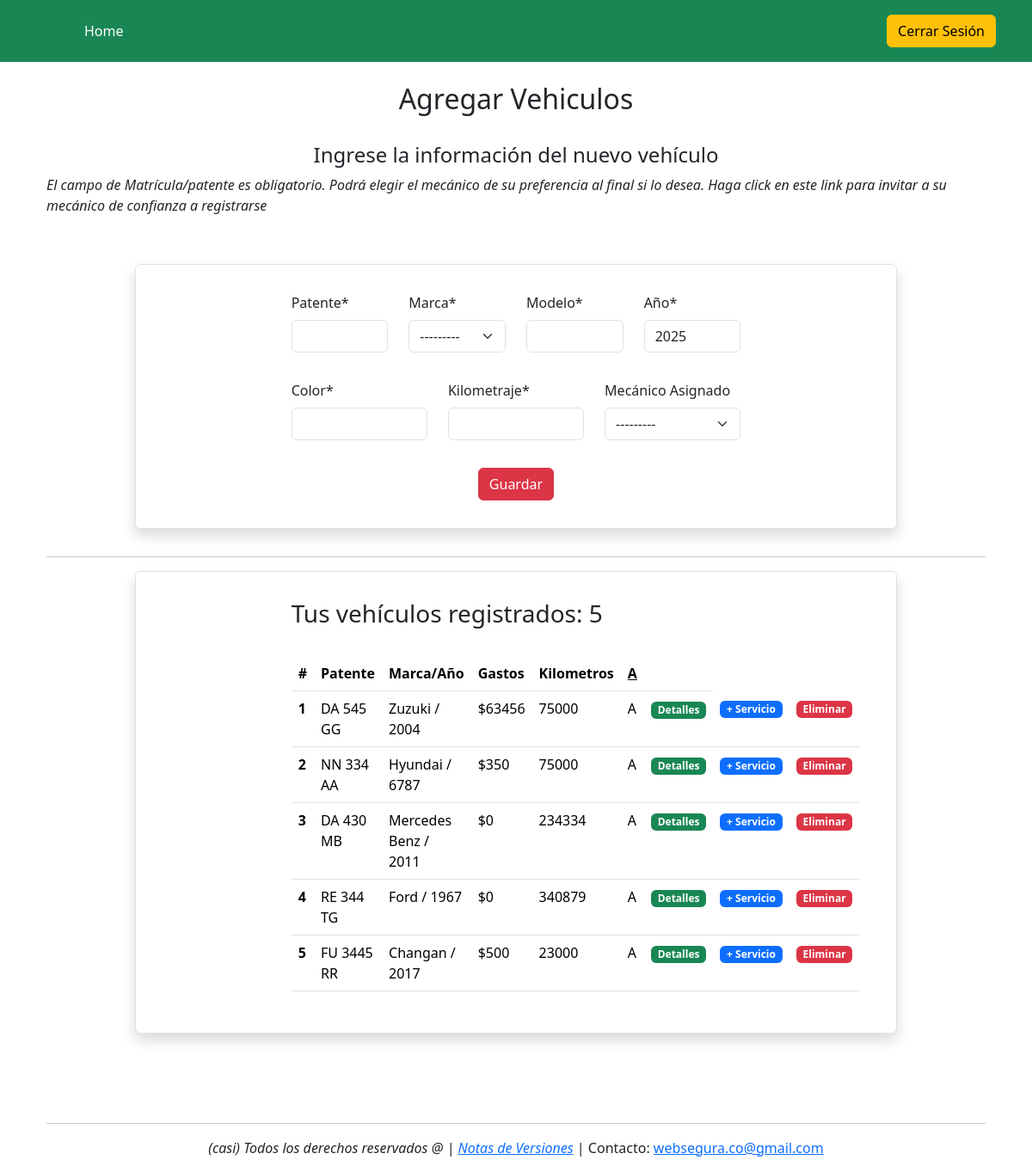
Page /vehicles/ (signed in) on the committed database.
### autocare/models.py (models this page shows, shortened)
class Vehicle(models.Model):
    def current_year():
        return datetime.date.today().year
    owner = models.ForeignKey(User, on_delete=models.CASCADE, verbose_name='Titular', related_name='vehicle_owner')
    plate = models.CharField(max_length=10, verbose_name='Patente')
    brand = models.CharField(max_length=50, choices=BRAND_CHOICES, verbose_name='Marca')
    moddel = models.CharField(max_length=50, verbose_name='Modelo')
    year = models.IntegerField(default=current_year, verbose_name='Año')
    color = models.CharField(max_length=50, verbose_name='Color')
    mileage = models.IntegerField(verbose_name='Kilometraje')
    car_mechanic = models.ForeignKey(User, on_delete=models.CASCADE, blank=True, null=True, verbose_name='Mecánico Asignado', related_name='assigned_mechanic')
    created_at = models.DateField(auto_now_add=True, verbose_name='Fecha Creación')
    def __str__(self):
        return self.plate
    def total_service_cost(self):
        from django.db.models import Sum
        return self.service_set.aggregate(total_cost=Sum('cost'))['total_cost'] or 0

### autocare/views.py (the view, shortened to what this page needs)
# urls.py: path('vehicles/', VehicleListView.as_view(), name='vehicle_list'),
class VehicleListView(ListView):
    model = Vehicle
    template_name = 'cars.html'
    context_object_name = 'vehicles'
    def get_context_data(self, **kwargs):
        context = super().get_context_data(**kwargs)
        user = self.request.user
        context['form'] = VehicleForm()
        context['assigned_vehicles'] = Vehicle.objects.none()
        if user.is_anonymous:
            context['object_list'] = Vehicle.objects.none()
            context['cantidad_vehiculos'] = 0
        else:
            user_vehicles = Vehicle.objects.filter(owner=user)
            context['object_list'] = user_vehicles
            context['cantidad_vehiculos'] = user_vehicles.count()
            if user.profile.is_mechanic:
                assigned_vehicles = Vehicle.objects.filter(car_mechanic=user)
                print("query de vehiculos asignados: ", assigned_vehicles)
                print("usuario: ", user)
                print("contador de vehiculos asignados: ", assigned_vehicles.count())
                context['assigned_vehicles'] = assigned_vehicles
        print("Context: ", context) # Imprimir el contexto para comprobar su contenido
        return context

### autocare/forms.py (shortened to what this page needs)
class VehicleForm(forms.ModelForm):
    class Meta:
        model = Vehicle
        fields = '__all__'

### accounts/models.py (called while the page is built)
    def is_mechanic(self):
        return self.user.groups.filter(name='Mecanicos').exists()

    def is_particular(self):
        return self.user.groups.filter(name='Particulares').exists()

### templates/cars.html (shortened to what this page needs)
{% extends 'base.html' %}
{% block content %}
{% load crispy_forms_tags %}
<div class="container my-4">
    <h2 class="text-center">Agregar Vehiculos</h2><br>
    <h4 class="text-center">Ingrese la información del nuevo vehículo</h4>
    <p><i>El campo de Matrícula/patente es obligatorio. Podrá elegir el mecánico de su preferencia al final si lo desea. Haga click en este link para invitar a su mecánico de confianza a registrarse</i></p><br>
    <div class="container my-3">
        <div class="row">
            <div class="col-md-10 mx-auto">
                <div class="card border rounded-2 shadow p-3 mb-3">
                    <div class="card-body">
                        <div class="container">
                            <div class="row">
                                <div class="col-md-8 offset-md-2">
                                    <form method="post">
                                        <div class="row">
                                            <div class="col-md-3">
                                                {{ form.plate|as_crispy_field }}
                                            </div>
                                            <div class="col-md-3">
                                                {{ form.brand|as_crispy_field }}
                                            </div>
                                            <div class="col-md-3">
                                                {{ form.moddel|as_crispy_field }}
                                            </div>
                                            <div class="col-md-3">
                                                {{ form.year|as_crispy_field }}
                                            </div>
                                        </div>
                                        <div class="row mt-3">
                                            <div class="col-md-4">
                                                {{ form.color|as_crispy_field }}
                                            </div>
                                            <div class="col-md-4">
                                                {{ form.mileage|as_crispy_field }}
                                            </div>
                                            <div class="col-md-4">
                                                {{ form.car_mechanic|as_crispy_field }}
                                            </div>
                                        </div>
                                        <div class="row mt-3 justify-content-center">
                                            <div class="col-md-4 text-center">
                                                <button class="btn btn-danger mx-2" type="submit">Guardar</button>
                                            </div>
                                        </div>
                                    </form>
                                </div>
                            </div>
                        </div>
                    </div>
                </div>
            </div>
        </div>
    </div><hr>
    <div class="container my-3">
        <div class="row">
            <div class="col-md-10 mx-auto">
                <div class="card border rounded-2 shadow p-3 mb-3">
                    <div class="card-body">
                        <div class="container">
                            <div class="row">
                                <div class="col-md-9 offset-md-2">
                                    <h3>Tus vehículos registrados: {{ cantidad_vehiculos }} </h3>
                                    <br>
                                    {% include 'includes/_vehicles_table.html' %}
                                </div>
                            </div>
                        </div>
                    </div>
                </div>
            </div>
        </div>
    </div>
{% endblock %}

### templates/includes/_vehicles_table.html
<table class="table table-hover">
    <thead>
        <tr>
        <th scope="col">#</th>
        <th scope="col">Patente</th>
        <th scope="col">Marca/Año</th>
        <th scope="col">Gastos</th>
        <th scope="col">Kilometros</th>
        <th scope="col"><u>A</u></th>
        <th scope="col"></th>
        </tr>
    </thead>
    <tbody>
        {% for car in object_list.all %}
            <tr>
                <th scope="row"> {{ forloop.counter }} </th>
                <td> {{ car.plate }} </td>
                <td> {{ car.brand }} / {{ car.year }} </td>
                <td> ${{ car.total_service_cost }} </td>
                <td> {{ car.mileage }} </td>
                <td>{% if car.car_mechanic %} A {% else %} U {% endif %}</td>
                <td scope="col">
                    <div class="col-xl-4 themed-grid-col">
                        <a href="{% url 'vehicle_detail' car.id %}" class="badge text-bg-success text-decoration-none">
                            Detalles
                        </a>
                    </div>
                </td>
                <td scope="col">
                    <div class="col-xl-4 themed-grid-col">
                        <a href="{% url 'add_service' car.id %}" class="badge text-bg-primary text-decoration-none">
                            + Servicio
                        </a>
                    </div>
                </td>
                <td scope="col">
                    <div class="col-xl-4 themed-grid-col">
                        <a href="{% url 'vehicle_delete' car.id %}" class="badge text-bg-danger text-decoration-none">
                            Eliminar
                        </a>
                    </div>
                </td>
            </tr>
        {% endfor %}
    </tbody>
</table>

### rows in the picture
Vehicle: plate "DA 545 GG", brand "Zuzuki", year "2004", total_service_cost "63456", mileage "75000"
Vehicle: plate "NN 334 AA", brand "Hyundai", year "6787", total_service_cost "350", mileage "75000"
Vehicle: plate "DA 430 MB", brand "Mercedes Benz", year "2011", total_service_cost "0", mileage "234334"
Vehicle: plate "RE 344 TG", brand "Ford", year "1967", total_service_cost "0", mileage "340879", shows "A"
Vehicle: plate "FU 3445 RR", brand "Changan", year "2017", total_service_cost "500", mileage "23000", shows "A"

### other values in the picture
{{ cantidad_vehiculos }} "5"
